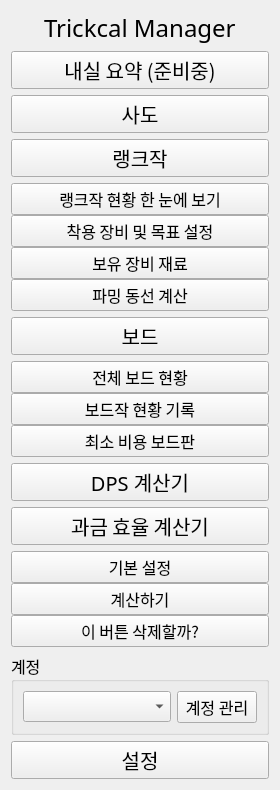
<?xml version="1.0" encoding="UTF-8"?>
<ui version="4.0">
 <class>sidebar</class>
 <widget class="QWidget" name="sidebar">
  <property name="geometry">
   <rect>
    <x>0</x>
    <y>0</y>
    <width>280</width>
    <height>736</height>
   </rect>
  </property>
  <property name="windowTitle">
   <string>Form</string>
  </property>
  <layout class="QVBoxLayout" name="verticalLayout_5">
   <item>
    <layout class="QHBoxLayout" name="horizontalLayout">
     <property name="spacing">
      <number>0</number>
     </property>
     <item>
      <spacer name="horizontalSpacer_2">
       <property name="font">
        <font>
         <family>ONE Mobile POP</family>
        </font>
       </property>
       <property name="orientation">
        <enum>Qt::Orientation::Horizontal</enum>
       </property>
       <property name="sizeHint" stdset="0">
        <size>
         <width>13</width>
         <height>23</height>
        </size>
       </property>
      </spacer>
     </item>
     <item>
      <widget class="QLabel" name="sidebar_name_label">
       <property name="font">
        <font>
         <family>ONE Mobile POP</family>
         <pointsize>18</pointsize>
        </font>
       </property>
       <property name="text">
        <string>Trickcal Manager</string>
       </property>
      </widget>
     </item>
     <item>
      <spacer name="horizontalSpacer">
       <property name="font">
        <font>
         <family>ONE Mobile POP</family>
        </font>
       </property>
       <property name="orientation">
        <enum>Qt::Orientation::Horizontal</enum>
       </property>
       <property name="sizeHint" stdset="0">
        <size>
         <width>13</width>
         <height>23</height>
        </size>
       </property>
      </spacer>
     </item>
    </layout>
   </item>
   <item>
    <widget class="QPushButton" name="home_btn">
     <property name="font">
      <font>
       <family>ONE Mobile POP</family>
       <pointsize>15</pointsize>
      </font>
     </property>
     <property name="text">
      <string>내실 요약 (준비중)</string>
     </property>
     <property name="icon">
      <iconset>
       <normaloff>icon/sidebar/home.png</normaloff>icon/sidebar/home.png</iconset>
     </property>
     <property name="iconSize">
      <size>
       <width>25</width>
       <height>25</height>
      </size>
     </property>
     <property name="checkable">
      <bool>true</bool>
     </property>
     <property name="autoExclusive">
      <bool>false</bool>
     </property>
     <attribute name="buttonGroup">
      <string notr="true">main_menu_group</string>
     </attribute>
    </widget>
   </item>
   <item>
    <widget class="QPushButton" name="hero_btn">
     <property name="font">
      <font>
       <family>ONE Mobile POP</family>
       <pointsize>15</pointsize>
      </font>
     </property>
     <property name="text">
      <string>사도</string>
     </property>
     <property name="icon">
      <iconset>
       <normaloff>icon/sidebar/hero.png</normaloff>icon/sidebar/hero.png</iconset>
     </property>
     <property name="iconSize">
      <size>
       <width>25</width>
       <height>25</height>
      </size>
     </property>
     <property name="checkable">
      <bool>true</bool>
     </property>
     <property name="autoExclusive">
      <bool>false</bool>
     </property>
     <attribute name="buttonGroup">
      <string notr="true">main_menu_group</string>
     </attribute>
    </widget>
   </item>
   <item>
    <widget class="QPushButton" name="equip_btn">
     <property name="font">
      <font>
       <family>ONE Mobile POP</family>
       <pointsize>15</pointsize>
      </font>
     </property>
     <property name="text">
      <string>랭크작</string>
     </property>
     <property name="icon">
      <iconset>
       <normaloff>icon/sidebar/equip.png</normaloff>icon/sidebar/equip.png</iconset>
     </property>
     <property name="iconSize">
      <size>
       <width>25</width>
       <height>25</height>
      </size>
     </property>
     <property name="checkable">
      <bool>true</bool>
     </property>
     <property name="autoExclusive">
      <bool>false</bool>
     </property>
     <attribute name="buttonGroup">
      <string notr="true">main_menu_group</string>
     </attribute>
    </widget>
   </item>
   <item>
    <widget class="QWidget" name="equip_sub" native="true">
     <property name="font">
      <font>
       <family>ONE Mobile POP</family>
      </font>
     </property>
     <layout class="QVBoxLayout" name="verticalLayout">
      <property name="spacing">
       <number>0</number>
      </property>
      <property name="leftMargin">
       <number>0</number>
      </property>
      <property name="topMargin">
       <number>0</number>
      </property>
      <property name="rightMargin">
       <number>0</number>
      </property>
      <property name="bottomMargin">
       <number>0</number>
      </property>
      <item>
       <widget class="QPushButton" name="equip_abstract_btn">
        <property name="font">
         <font>
          <family>ONE Mobile POP</family>
          <pointsize>12</pointsize>
         </font>
        </property>
        <property name="text">
         <string>랭크작 현황 한 눈에 보기</string>
        </property>
        <property name="iconSize">
         <size>
          <width>25</width>
          <height>25</height>
         </size>
        </property>
        <property name="checkable">
         <bool>true</bool>
        </property>
        <property name="autoExclusive">
         <bool>false</bool>
        </property>
        <attribute name="buttonGroup">
         <string notr="true">equip_group</string>
        </attribute>
       </widget>
      </item>
      <item>
       <widget class="QPushButton" name="equip_1_btn">
        <property name="font">
         <font>
          <family>ONE Mobile POP</family>
          <pointsize>12</pointsize>
         </font>
        </property>
        <property name="text">
         <string>착용 장비 및 목표 설정</string>
        </property>
        <property name="iconSize">
         <size>
          <width>25</width>
          <height>25</height>
         </size>
        </property>
        <property name="checkable">
         <bool>true</bool>
        </property>
        <property name="autoExclusive">
         <bool>false</bool>
        </property>
        <attribute name="buttonGroup">
         <string notr="true">equip_group</string>
        </attribute>
       </widget>
      </item>
      <item>
       <widget class="QPushButton" name="equip_2_btn">
        <property name="font">
         <font>
          <family>ONE Mobile POP</family>
          <pointsize>12</pointsize>
         </font>
        </property>
        <property name="text">
         <string>보유 장비 재료</string>
        </property>
        <property name="iconSize">
         <size>
          <width>25</width>
          <height>25</height>
         </size>
        </property>
        <property name="checkable">
         <bool>true</bool>
        </property>
        <property name="autoExclusive">
         <bool>false</bool>
        </property>
        <attribute name="buttonGroup">
         <string notr="true">equip_group</string>
        </attribute>
       </widget>
      </item>
      <item>
       <widget class="QPushButton" name="equip_3_btn">
        <property name="font">
         <font>
          <family>ONE Mobile POP</family>
          <pointsize>12</pointsize>
         </font>
        </property>
        <property name="text">
         <string>파밍 동선 계산</string>
        </property>
        <property name="iconSize">
         <size>
          <width>25</width>
          <height>25</height>
         </size>
        </property>
        <property name="checkable">
         <bool>true</bool>
        </property>
        <property name="autoExclusive">
         <bool>false</bool>
        </property>
        <attribute name="buttonGroup">
         <string notr="true">equip_group</string>
        </attribute>
       </widget>
      </item>
     </layout>
    </widget>
   </item>
   <item>
    <widget class="QPushButton" name="crayon_btn">
     <property name="font">
      <font>
       <family>ONE Mobile POP</family>
       <pointsize>15</pointsize>
      </font>
     </property>
     <property name="text">
      <string>보드</string>
     </property>
     <property name="icon">
      <iconset>
       <normaloff>icon/sidebar/crayon.png</normaloff>icon/sidebar/crayon.png</iconset>
     </property>
     <property name="iconSize">
      <size>
       <width>25</width>
       <height>25</height>
      </size>
     </property>
     <property name="checkable">
      <bool>true</bool>
     </property>
     <property name="autoExclusive">
      <bool>false</bool>
     </property>
     <attribute name="buttonGroup">
      <string notr="true">main_menu_group</string>
     </attribute>
    </widget>
   </item>
   <item>
    <widget class="QWidget" name="crayon_sub" native="true">
     <property name="font">
      <font>
       <family>ONE Mobile POP</family>
      </font>
     </property>
     <layout class="QVBoxLayout" name="verticalLayout_2" stretch="0,0,0">
      <property name="spacing">
       <number>0</number>
      </property>
      <property name="leftMargin">
       <number>0</number>
      </property>
      <property name="topMargin">
       <number>0</number>
      </property>
      <property name="rightMargin">
       <number>0</number>
      </property>
      <property name="bottomMargin">
       <number>0</number>
      </property>
      <item>
       <widget class="QPushButton" name="crayon_abstract_btn">
        <property name="font">
         <font>
          <family>ONE Mobile POP</family>
          <pointsize>12</pointsize>
         </font>
        </property>
        <property name="text">
         <string>전체 보드 현황</string>
        </property>
        <property name="iconSize">
         <size>
          <width>25</width>
          <height>25</height>
         </size>
        </property>
        <property name="checkable">
         <bool>true</bool>
        </property>
        <property name="autoExclusive">
         <bool>false</bool>
        </property>
        <attribute name="buttonGroup">
         <string notr="true">crayon_group</string>
        </attribute>
       </widget>
      </item>
      <item>
       <widget class="QPushButton" name="crayon_1_btn">
        <property name="font">
         <font>
          <family>ONE Mobile POP</family>
          <pointsize>12</pointsize>
         </font>
        </property>
        <property name="text">
         <string>보드작 현황 기록</string>
        </property>
        <property name="iconSize">
         <size>
          <width>25</width>
          <height>25</height>
         </size>
        </property>
        <property name="checkable">
         <bool>true</bool>
        </property>
        <property name="autoExclusive">
         <bool>false</bool>
        </property>
        <attribute name="buttonGroup">
         <string notr="true">crayon_group</string>
        </attribute>
       </widget>
      </item>
      <item>
       <widget class="QPushButton" name="crayon_2_btn">
        <property name="font">
         <font>
          <family>ONE Mobile POP</family>
          <pointsize>12</pointsize>
         </font>
        </property>
        <property name="text">
         <string>최소 비용 보드판</string>
        </property>
        <property name="iconSize">
         <size>
          <width>25</width>
          <height>25</height>
         </size>
        </property>
        <property name="checkable">
         <bool>true</bool>
        </property>
        <property name="autoExclusive">
         <bool>false</bool>
        </property>
        <attribute name="buttonGroup">
         <string notr="true">crayon_group</string>
        </attribute>
       </widget>
      </item>
     </layout>
    </widget>
   </item>
   <item>
    <widget class="QPushButton" name="dps_btn">
     <property name="font">
      <font>
       <family>ONE Mobile POP</family>
       <pointsize>15</pointsize>
      </font>
     </property>
     <property name="text">
      <string>DPS 계산기</string>
     </property>
     <property name="icon">
      <iconset>
       <normaloff>icon/sidebar/dps.png</normaloff>icon/sidebar/dps.png</iconset>
     </property>
     <property name="iconSize">
      <size>
       <width>25</width>
       <height>25</height>
      </size>
     </property>
     <property name="checkable">
      <bool>true</bool>
     </property>
     <property name="autoExclusive">
      <bool>false</bool>
     </property>
     <attribute name="buttonGroup">
      <string notr="true">main_menu_group</string>
     </attribute>
    </widget>
   </item>
   <item>
    <widget class="QPushButton" name="cash_btn">
     <property name="font">
      <font>
       <family>ONE Mobile POP</family>
       <pointsize>15</pointsize>
      </font>
     </property>
     <property name="text">
      <string>과금 효율 계산기</string>
     </property>
     <property name="icon">
      <iconset>
       <normaloff>icon/sidebar/cash.png</normaloff>icon/sidebar/cash.png</iconset>
     </property>
     <property name="iconSize">
      <size>
       <width>25</width>
       <height>25</height>
      </size>
     </property>
     <property name="checkable">
      <bool>true</bool>
     </property>
     <property name="autoExclusive">
      <bool>false</bool>
     </property>
     <attribute name="buttonGroup">
      <string notr="true">main_menu_group</string>
     </attribute>
    </widget>
   </item>
   <item>
    <widget class="QWidget" name="cash_sub" native="true">
     <property name="font">
      <font>
       <family>ONE Mobile POP</family>
      </font>
     </property>
     <layout class="QVBoxLayout" name="verticalLayout_3">
      <property name="spacing">
       <number>0</number>
      </property>
      <property name="leftMargin">
       <number>0</number>
      </property>
      <property name="topMargin">
       <number>0</number>
      </property>
      <property name="rightMargin">
       <number>0</number>
      </property>
      <property name="bottomMargin">
       <number>0</number>
      </property>
      <item>
       <widget class="QPushButton" name="cash_1_btn">
        <property name="font">
         <font>
          <family>ONE Mobile POP</family>
          <pointsize>12</pointsize>
         </font>
        </property>
        <property name="text">
         <string>기본 설정</string>
        </property>
        <property name="iconSize">
         <size>
          <width>25</width>
          <height>25</height>
         </size>
        </property>
        <property name="checkable">
         <bool>true</bool>
        </property>
        <property name="autoExclusive">
         <bool>false</bool>
        </property>
        <attribute name="buttonGroup">
         <string notr="true">cash_group</string>
        </attribute>
       </widget>
      </item>
      <item>
       <widget class="QPushButton" name="cash_2_btn">
        <property name="font">
         <font>
          <family>ONE Mobile POP</family>
          <pointsize>12</pointsize>
         </font>
        </property>
        <property name="text">
         <string>계산하기</string>
        </property>
        <property name="iconSize">
         <size>
          <width>25</width>
          <height>25</height>
         </size>
        </property>
        <property name="checkable">
         <bool>true</bool>
        </property>
        <property name="autoExclusive">
         <bool>false</bool>
        </property>
        <attribute name="buttonGroup">
         <string notr="true">cash_group</string>
        </attribute>
       </widget>
      </item>
      <item>
       <widget class="QPushButton" name="cash_3_btn">
        <property name="font">
         <font>
          <family>ONE Mobile POP</family>
          <pointsize>12</pointsize>
         </font>
        </property>
        <property name="text">
         <string>이 버튼 삭제할까?</string>
        </property>
        <property name="iconSize">
         <size>
          <width>25</width>
          <height>25</height>
         </size>
        </property>
        <property name="checkable">
         <bool>true</bool>
        </property>
        <property name="autoExclusive">
         <bool>false</bool>
        </property>
        <attribute name="buttonGroup">
         <string notr="true">cash_group</string>
        </attribute>
       </widget>
      </item>
     </layout>
    </widget>
   </item>
   <item>
    <spacer name="verticalSpacer">
     <property name="font">
      <font>
       <family>ONE Mobile POP</family>
      </font>
     </property>
     <property name="orientation">
      <enum>Qt::Orientation::Vertical</enum>
     </property>
     <property name="sizeHint" stdset="0">
      <size>
       <width>20</width>
       <height>177</height>
      </size>
     </property>
    </spacer>
   </item>
   <item>
    <widget class="QGroupBox" name="account_group">
     <property name="font">
      <font>
       <family>ONE Mobile POP</family>
       <pointsize>12</pointsize>
      </font>
     </property>
     <property name="title">
      <string>계정</string>
     </property>
     <layout class="QHBoxLayout" name="horizontalLayout_2">
      <item>
       <widget class="QComboBox" name="account_list">
        <property name="sizePolicy">
         <sizepolicy hsizetype="Expanding" vsizetype="Fixed">
          <horstretch>0</horstretch>
          <verstretch>0</verstretch>
         </sizepolicy>
        </property>
        <property name="font">
         <font>
          <family>ONE Mobile POP</family>
          <pointsize>12</pointsize>
         </font>
        </property>
       </widget>
      </item>
      <item>
       <widget class="QPushButton" name="account_setting_btn">
        <property name="font">
         <font>
          <family>ONE Mobile POP</family>
          <pointsize>12</pointsize>
         </font>
        </property>
        <property name="text">
         <string>계정 관리</string>
        </property>
       </widget>
      </item>
     </layout>
    </widget>
   </item>
   <item>
    <widget class="QPushButton" name="setting_btn">
     <property name="font">
      <font>
       <family>ONE Mobile POP</family>
       <pointsize>15</pointsize>
      </font>
     </property>
     <property name="text">
      <string>설정</string>
     </property>
     <property name="icon">
      <iconset>
       <normaloff>icon/sidebar/setting.png</normaloff>icon/sidebar/setting.png</iconset>
     </property>
     <property name="iconSize">
      <size>
       <width>25</width>
       <height>25</height>
      </size>
     </property>
    </widget>
   </item>
  </layout>
 </widget>
 <resources/>
 <connections/>
 <buttongroups>
  <buttongroup name="equip_group"/>
  <buttongroup name="cash_group"/>
  <buttongroup name="crayon_group"/>
  <buttongroup name="main_menu_group"/>
 </buttongroups>
</ui>
